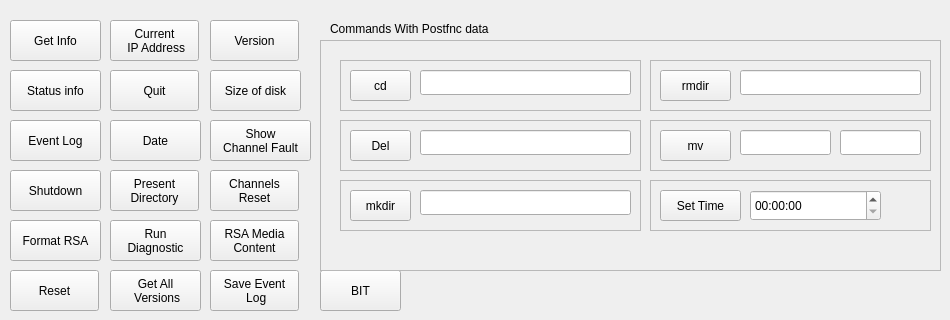
    <widget class="QWidget" name="ControlCommand">
     <attribute name="title">
      <string>Control Command</string>
     </attribute>
     <widget class="QPushButton" name="GetInfo">
      <property name="geometry">
       <rect>
        <x>10</x>
        <y>20</y>
        <width>91</width>
        <height>41</height>
       </rect>
      </property>
      <property name="text">
       <string>Get Info</string>
      </property>
     </widget>
     <widget class="QPushButton" name="StatusInfo">
      <property name="geometry">
       <rect>
        <x>10</x>
        <y>70</y>
        <width>91</width>
        <height>41</height>
       </rect>
      </property>
      <property name="text">
       <string>Status info</string>
      </property>
     </widget>
     <widget class="QPushButton" name="EventLog">
      <property name="geometry">
       <rect>
        <x>10</x>
        <y>120</y>
        <width>91</width>
        <height>41</height>
       </rect>
      </property>
      <property name="text">
       <string>Event Log</string>
      </property>
     </widget>
     <widget class="QPushButton" name="Shutdown">
      <property name="geometry">
       <rect>
        <x>10</x>
        <y>170</y>
        <width>91</width>
        <height>41</height>
       </rect>
      </property>
      <property name="text">
       <string>Shutdown</string>
      </property>
     </widget>
     <widget class="QPushButton" name="FormatRSA">
      <property name="geometry">
       <rect>
        <x>10</x>
        <y>220</y>
        <width>91</width>
        <height>41</height>
       </rect>
      </property>
      <property name="text">
       <string>Format RSA</string>
      </property>
     </widget>
     <widget class="QPushButton" name="Reset">
      <property name="geometry">
       <rect>
        <x>10</x>
        <y>270</y>
        <width>89</width>
        <height>41</height>
       </rect>
      </property>
      <property name="text">
       <string>Reset</string>
      </property>
     </widget>
     <widget class="QPushButton" name="CurrentIPAddress">
      <property name="geometry">
       <rect>
        <x>110</x>
        <y>20</y>
        <width>89</width>
        <height>41</height>
       </rect>
      </property>
      <property name="text">
       <string>Current
 IP Address</string>
      </property>
     </widget>
     <widget class="QPushButton" name="Quit">
      <property name="geometry">
       <rect>
        <x>110</x>
        <y>70</y>
        <width>89</width>
        <height>41</height>
       </rect>
      </property>
      <property name="text">
       <string>Quit</string>
      </property>
     </widget>
     <widget class="QPushButton" name="Date">
      <property name="geometry">
       <rect>
        <x>110</x>
        <y>120</y>
        <width>91</width>
        <height>41</height>
       </rect>
      </property>
      <property name="text">
       <string>Date</string>
      </property>
     </widget>
     <widget class="QPushButton" name="PresentDirectory">
      <property name="geometry">
       <rect>
        <x>110</x>
        <y>170</y>
        <width>89</width>
        <height>41</height>
       </rect>
      </property>
      <property name="text">
       <string>Present
Directory</string>
      </property>
     </widget>
     <widget class="QPushButton" name="RunDiagnostic">
      <property name="geometry">
       <rect>
        <x>110</x>
        <y>220</y>
        <width>91</width>
        <height>41</height>
       </rect>
      </property>
      <property name="text">
       <string>Run
Diagnostic</string>
      </property>
     </widget>
     <widget class="QPushButton" name="Getallver">
      <property name="geometry">
       <rect>
        <x>110</x>
        <y>270</y>
        <width>91</width>
        <height>41</height>
       </rect>
      </property>
      <property name="text">
       <string>Get All
 Versions</string>
      </property>
     </widget>
     <widget class="QPushButton" name="Version">
      <property name="geometry">
       <rect>
        <x>210</x>
        <y>20</y>
        <width>89</width>
        <height>41</height>
       </rect>
      </property>
      <property name="text">
       <string>Version</string>
      </property>
     </widget>
     <widget class="QPushButton" name="sizeofdisk">
      <property name="geometry">
       <rect>
        <x>210</x>
        <y>70</y>
        <width>91</width>
        <height>41</height>
       </rect>
      </property>
      <property name="text">
       <string>Size of disk</string>
      </property>
     </widget>
     <widget class="QPushButton" name="ShowChannelFault">
      <property name="geometry">
       <rect>
        <x>210</x>
        <y>120</y>
        <width>101</width>
        <height>41</height>
       </rect>
      </property>
      <property name="text">
       <string>Show
Channel Fault</string>
      </property>
     </widget>
     <widget class="QPushButton" name="ChannelsReset">
      <property name="geometry">
       <rect>
        <x>210</x>
        <y>170</y>
        <width>89</width>
        <height>41</height>
       </rect>
      </property>
      <property name="text">
       <string>Channels
Reset</string>
      </property>
     </widget>
     <widget class="QPushButton" name="RSAMedia">
      <property name="geometry">
       <rect>
        <x>210</x>
        <y>220</y>
        <width>89</width>
        <height>41</height>
       </rect>
      </property>
      <property name="text">
       <string>RSA Media
Content</string>
      </property>
     </widget>
     <widget class="QPushButton" name="SaveEventLog">
      <property name="geometry">
       <rect>
        <x>210</x>
        <y>270</y>
        <width>89</width>
        <height>41</height>
       </rect>
      </property>
      <property name="text">
       <string>Save Event
 Log</string>
      </property>
     </widget>
     <widget class="QPushButton" name="BIT">
      <property name="geometry">
       <rect>
        <x>320</x>
        <y>270</y>
        <width>81</width>
        <height>41</height>
       </rect>
      </property>
      <property name="text">
       <string>BIT</string>
      </property>
     </widget>
     <widget class="QLabel" name="label_15">
      <property name="geometry">
       <rect>
        <x>330</x>
        <y>20</y>
        <width>221</width>
        <height>17</height>
       </rect>
      </property>
      <property name="text">
       <string>Commands With Postfnc data</string>
      </property>
     </widget>
     <widget class="QFrame" name="frame_7">
      <property name="geometry">
       <rect>
        <x>320</x>
        <y>40</y>
        <width>621</width>
        <height>231</height>
       </rect>
      </property>
      <property name="frameShape">
       <enum>QFrame::StyledPanel</enum>
      </property>
      <property name="frameShadow">
       <enum>QFrame::Raised</enum>
      </property>
      <widget class="QFrame" name="frame">
       <property name="geometry">
        <rect>
         <x>20</x>
         <y>20</y>
         <width>301</width>
         <height>51</height>
        </rect>
       </property>
       <property name="frameShape">
        <enum>QFrame::StyledPanel</enum>
       </property>
       <property name="frameShadow">
        <enum>QFrame::Raised</enum>
       </property>
       <widget class="QPushButton" name="cd">
        <property name="geometry">
         <rect>
          <x>10</x>
          <y>10</y>
          <width>61</width>
          <height>31</height>
         </rect>
        </property>
        <property name="text">
         <string>cd</string>
        </property>
       </widget>
       <widget class="QLineEdit" name="lineEdit">
        <property name="geometry">
         <rect>
          <x>80</x>
          <y>10</y>
          <width>211</width>
          <height>25</height>
         </rect>
        </property>
       </widget>
      </widget>
      <widget class="QFrame" name="frame_5">
       <property name="geometry">
        <rect>
         <x>330</x>
         <y>140</y>
         <width>281</width>
         <height>51</height>
        </rect>
       </property>
       <property name="frameShape">
        <enum>QFrame::StyledPanel</enum>
       </property>
       <property name="frameShadow">
        <enum>QFrame::Raised</enum>
       </property>
       <widget class="QPushButton" name="TimeSet">
        <property name="geometry">
         <rect>
          <x>10</x>
          <y>10</y>
          <width>81</width>
          <height>31</height>
         </rect>
        </property>
        <property name="text">
         <string>Set Time</string>
        </property>
       </widget>
       <widget class="QTimeEdit" name="timeEdit">
        <property name="geometry">
         <rect>
          <x>100</x>
          <y>10</y>
          <width>131</width>
          <height>31</height>
         </rect>
        </property>
       </widget>
      </widget>
      <widget class="QFrame" name="frame_2">
       <property name="geometry">
        <rect>
         <x>20</x>
         <y>80</y>
         <width>301</width>
         <height>51</height>
        </rect>
       </property>
       <property name="frameShape">
        <enum>QFrame::StyledPanel</enum>
       </property>
       <property name="frameShadow">
        <enum>QFrame::Raised</enum>
       </property>
       <widget class="QPushButton" name="Del">
        <property name="geometry">
         <rect>
          <x>10</x>
          <y>10</y>
          <width>61</width>
          <height>31</height>
         </rect>
        </property>
        <property name="text">
         <string>Del</string>
        </property>
       </widget>
       <widget class="QLineEdit" name="lineEdit_2">
        <property name="geometry">
         <rect>
          <x>80</x>
          <y>10</y>
          <width>211</width>
          <height>25</height>
         </rect>
        </property>
       </widget>
      </widget>
      <widget class="QFrame" name="frame_4">
       <property name="geometry">
        <rect>
         <x>330</x>
         <y>80</y>
         <width>281</width>
         <height>51</height>
        </rect>
       </property>
       <property name="frameShape">
        <enum>QFrame::StyledPanel</enum>
       </property>
       <property name="frameShadow">
        <enum>QFrame::Raised</enum>
       </property>
       <widget class="QPushButton" name="mv">
        <property name="geometry">
         <rect>
          <x>10</x>
          <y>10</y>
          <width>71</width>
          <height>31</height>
         </rect>
        </property>
        <property name="text">
         <string>mv</string>
        </property>
       </widget>
       <widget class="QLineEdit" name="lineEdit_4">
        <property name="geometry">
         <rect>
          <x>90</x>
          <y>10</y>
          <width>91</width>
          <height>25</height>
         </rect>
        </property>
       </widget>
       <widget class="QLineEdit" name="lineEdit_3">
        <property name="geometry">
         <rect>
          <x>190</x>
          <y>10</y>
          <width>81</width>
          <height>25</height>
         </rect>
        </property>
       </widget>
      </widget>
      <widget class="QFrame" name="frame_6">
       <property name="geometry">
        <rect>
         <x>330</x>
         <y>20</y>
         <width>281</width>
         <height>51</height>
        </rect>
       </property>
       <property name="frameShape">
        <enum>QFrame::StyledPanel</enum>
       </property>
       <property name="frameShadow">
        <enum>QFrame::Raised</enum>
       </property>
       <widget class="QPushButton" name="rmdir">
        <property name="geometry">
         <rect>
          <x>10</x>
          <y>10</y>
          <width>71</width>
          <height>31</height>
         </rect>
        </property>
        <property name="text">
         <string>rmdir</string>
        </property>
       </widget>
       <widget class="QLineEdit" name="lineEdit_5">
        <property name="geometry">
         <rect>
          <x>90</x>
          <y>10</y>
          <width>181</width>
          <height>25</height>
         </rect>
        </property>
       </widget>
      </widget>
      <widget class="QFrame" name="frame_3">
       <property name="geometry">
        <rect>
         <x>20</x>
         <y>140</y>
         <width>301</width>
         <height>51</height>
        </rect>
       </property>
       <property name="frameShape">
        <enum>QFrame::StyledPanel</enum>
       </property>
       <property name="frameShadow">
        <enum>QFrame::Raised</enum>
       </property>
       <widget class="QPushButton" name="mkdir">
        <property name="geometry">
         <rect>
          <x>10</x>
          <y>10</y>
          <width>61</width>
          <height>31</height>
         </rect>
        </property>
        <property name="text">
         <string>mkdir</string>
        </property>
       </widget>
       <widget class="QLineEdit" name="lineEdit_6">
        <property name="geometry">
         <rect>
          <x>80</x>
          <y>10</y>
          <width>211</width>
          <height>25</height>
         </rect>
        </property>
       </widget>
      </widget>
     </widget>
    </widget>
